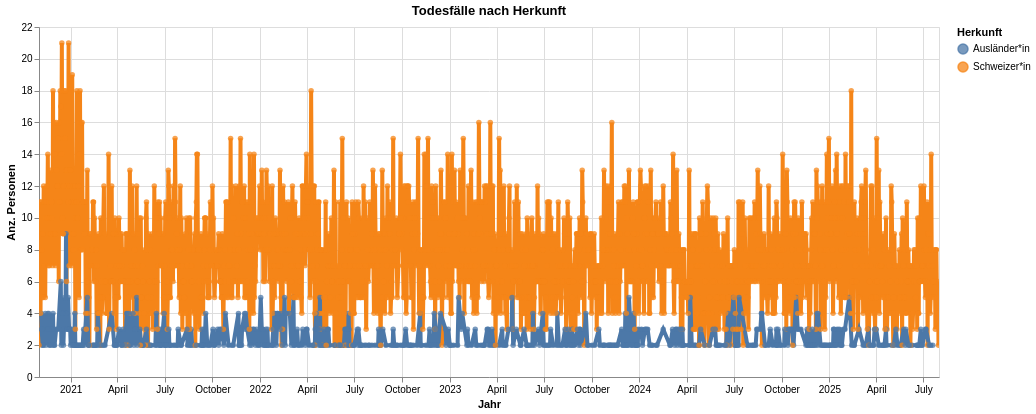

The code cell stored with this chart in its notebook:
### Code cell
myTitle="Todesfälle nach Herkunft"

highlight = alt.selection(type='single', on='mouseover',
                          fields=['HerkunftLang'], nearest=True)
#x='date:StichtagDatJahr',
base = alt.Chart(myAgg.reset_index().query('sum_WBev>1'), title=myTitle).encode(
    x=alt.X('GueltigAbDat', axis=alt.Axis(title='Jahr'))# , axis=alt.Axis(format='%', title='percentage')
    , y=alt.X('sum_WBev', axis=alt.Axis(title='Anz. Personen'))
    , color=alt.Color('HerkunftLang', legend=alt.Legend(title="Herkunft"))  
    ,tooltip=['GueltigAbDat', 'HerkunftLang', 'sum_WBev']    
)
points = base.mark_circle().encode(
    opacity=alt.value(0.75)
).add_selection(
    highlight
).properties(
    width=900 , height=350
)
lines = base.mark_line().encode(
    size=alt.condition(~highlight, alt.value(0.5), alt.value(4))
).interactive()

lines + points

### Figure 1 — Vega-Lite specification as saved in the notebook (floating-point values rounded to 4 significant figures; data arrays with more than 128 entries replaced by an {"elided": "..."} marker saying what was removed)
{"config": {"view": {"continuousWidth": 300, "continuousHeight": 300}}, "layer": [{"mark": {"type": "line"}, "encoding": {"color": {"field": "HerkunftLang", "legend": {"title": "Herkunft"}, "type": "nominal"}, "size": {"condition": {"test": {"not": {"param": "param_5"}}, "value": 0.5}, "value": 4}, "tooltip": [{"field": "GueltigAbDat", "type": "temporal"}, {"field": "HerkunftLang", "type": "nominal"}, {"field": "sum_WBev", "type": "quantitative"}], "x": {"axis": {"title": "Jahr"}, "field": "GueltigAbDat", "type": "temporal"}, "y": {"axis": {"title": "Anz. Personen"}, "field": "sum_WBev", "type": "quantitative"}}, "name": "view_5", "title": "Todesfälle nach Herkunft"}, {"mark": {"type": "circle"}, "encoding": {"color": {"field": "HerkunftLang", "legend": {"title": "Herkunft"}, "type": "nominal"}, "opacity": {"value": 0.75}, "tooltip": [{"field": "GueltigAbDat", "type": "temporal"}, {"field": "HerkunftLang", "type": "nominal"}, {"field": "sum_WBev", "type": "quantitative"}], "x": {"axis": {"title": "Jahr"}, "field": "GueltigAbDat", "type": "temporal"}, "y": {"axis": {"title": "Anz. Personen"}, "field": "sum_WBev", "type": "quantitative"}}, "name": "view_6", "title": "Todesfälle nach Herkunft"}], "data": {"name": "data-b60a54262c23a8af6b4f9145a9c55086"}, "height": 350, "params": [{"name": "param_6", "select": {"type": "interval", "encodings": ["x", "y"]}, "bind": "scales", "views": ["view_5"]}, {"name": "param_5", "select": {"type": "point", "fields": ["HerkunftLang"], "nearest": true, "on": "mouseover"}, "views": ["view_6"]}], "width": 900, "$schema": "https://vega.github.io/schema/vega-lite/v5.8.0.json", "datasets": {"data-b60a54262c23a8af6b4f9145a9c55086": {"elided": "2334 records"}}}
